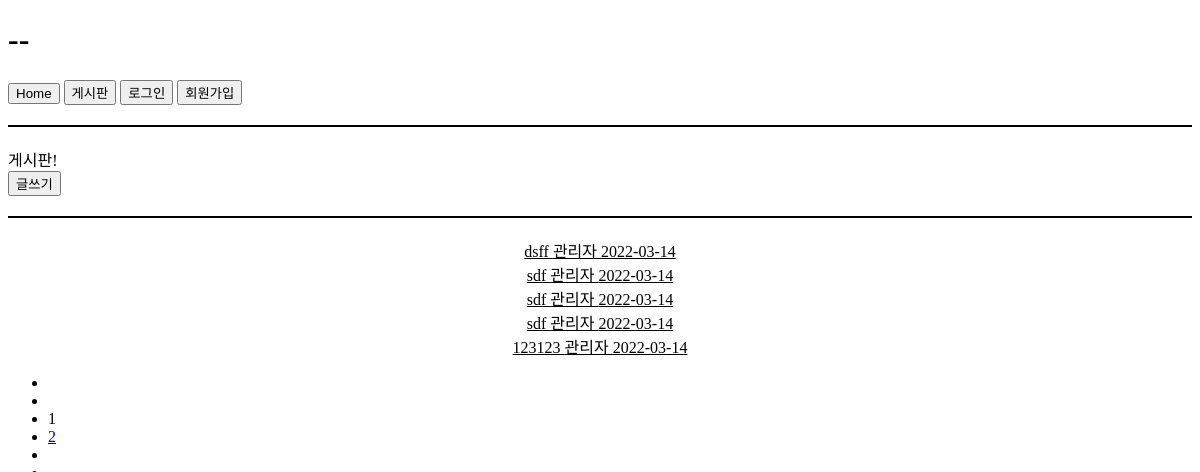
Page /board/ on the earlier database version.
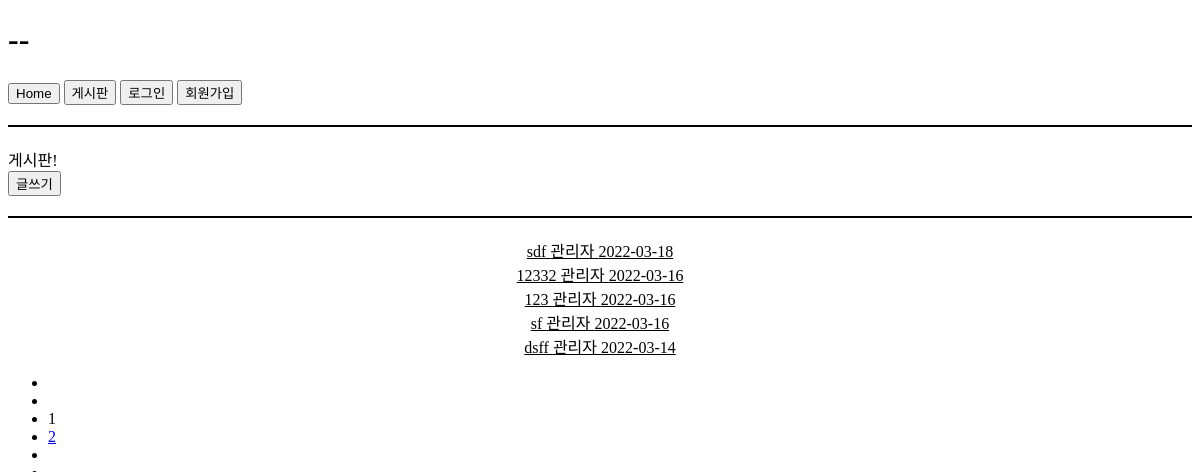
Same page on the later database version.
### board/models.py (models this page shows, shortened)
class Board(models.Model):
    title = models.CharField(max_length=64, verbose_name='글 제목')
    contents = models.TextField(verbose_name='글 내용')
    writer = models.ForeignKey('user.User', on_delete=models.CASCADE, verbose_name='작성자')
    write_dttm = models.DateTimeField(auto_now_add=True, verbose_name='글 작성일')
    board_name = models.CharField(max_length=32, default='Python', verbose_name='게시판 종류')
    update_dttm = models.DateTimeField(auto_now=True, verbose_name='마지막 수정일')
    hits = models.PositiveIntegerField(default=0, verbose_name='조회수')
    class Meta:
        db_table = 'board'
        verbose_name = '게시판'
        verbose_name_plural = '게시판'

### user/models.py (models this page shows, shortened)
class User(models.Model):
    user_id = models.CharField(max_length=32, unique=True, verbose_name='유저 아이디')
    user_pw = models.CharField(max_length=128, verbose_name='유저 비밀번호')
    user_name = models.CharField(max_length=16, unique=True, verbose_name='유저 이름')
    user_email = models.EmailField(max_length=128, unique=True, verbose_name='유저 이메일')
    user_register_dttm = models.DateTimeField(auto_now_add=True, verbose_name='계정 생성시간')
    class Meta:
        db_table = 'user'
        verbose_name = '유저'
        verbose_name_plural = '유저'

### board/views.py (the view)
# urls.py: path('', views.board_list, name='board_list'),
def board_list(request):
    login_session = request.session.get('login_session', '')
    context = {'login_session': login_session}
    page = pagination(request, Board)
    context.update(page)
    return render(request, 'board/board_list.html', context)

### board/templates/board/board_list.html
{% extends 'home/index.html' %}
{% block contents %}
<div>게시판!</div>
<div><a href="{% url 'board:board_write' %}"><button>글쓰기</button></a></div>
<div style="border: 1px black solid; margin: 20px 0px;"></div>
{% for board in boards %}
<div style="text-align: center;">
    <a href="/board/detail/{{ board.pk }}/" style="color: black;">
        <tr>
            <td>{{ board.title }}</td>
            <td>{{ board.writer.user_name }}</td>
            <td>{{ board.write_dttm|date:"Y-m-d" }}</td>
        </tr>
    </a>
</div>
{% endfor %}
{% include 'board/pagination.html' %}
{% endblock contents %}

Differences in the rows shown:
removed Board: title "sdf", writer.user_name "관리자", write_dttm "2022-03-14"
no longer on this page (row edited): Board: title "sdf", writer.user_name "관리자", write_dttm "2022-03-14"
no longer on this page (row unchanged): Board: title "sdf", writer.user_name "관리자", write_dttm "2022-03-14"
no longer on this page (row edited): Board: title "123123", writer.user_name "관리자", write_dttm "2022-03-14"
added Board: title "sdf", writer.user_name "관리자", write_dttm "2022-03-18"
added Board: title "12332", writer.user_name "관리자", write_dttm "2022-03-16"
added Board: title "123", writer.user_name "관리자", write_dttm "2022-03-16"
added Board: title "sf", writer.user_name "관리자", write_dttm "2022-03-16"
